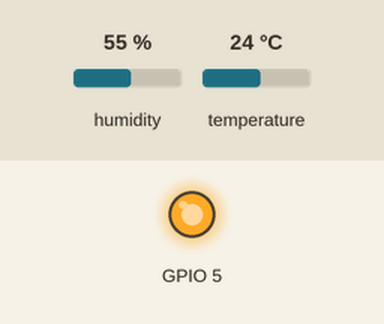
Recording of a sketch running on a simulated ESP8266 (NodeMCU). Parts: output pins drawn as LEDs (lit = HIGH). The test bench sets the inputs (shaded band); at power-on: humidity 55 %, temperature 24 °C. WiFi joins after 1.5 s; servers stay silent unless stated; what the sketch prints to the serial monitor is not drawn.

Above: at 1.75 s.
Timing chart, 0 to 6.8 s (numbered marks = the images above):
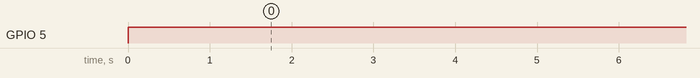

The sketch:

WIFIAMB.ino
```cpp
#include <ESP8266WiFi.h>
#include <DHT.h>
#include <SPI.h>
#include <WString.h>
#define DHTTYPE DHT22
#define DHTPIN  BUILTIN_LED
const char* ssid     = "RPI_ROUTER";
const char* password = "kimcoctcom123";
int kill = 30;
IPAddress server(192,168,8,200);
DHT dht(DHTPIN, DHTTYPE, 11); // 11 works fine for ESP8266
int status = WL_IDLE_STATUS;
 WiFiClient client;
 String readString = String(100);
float humidity, temp_f;  // Values read from sensor
bool t = true;
String webString="";     // String to display
// Generally, you should use "unsigned long" for variables that hold time
unsigned long previousMillis = 0;        // will store last temp was read
const long interval = 2000;              // interval at which to read senso

void setup(void)
{
    digitalWrite(5, HIGH);
  pinMode(5,OUTPUT);
  Serial.begin(9600);  // Serial connection from ESP-01 via 3.3v console cable
  while(!Serial){
    ;   //cause Leonardo
  }
  dht.begin();           // initialize temperature sensor

  // Connect to WiFi network
  WiFi.begin(ssid, password);
  Serial.print("\n\r \n\rWorking to connect");

  // Wait for connection
  while (WiFi.status() != WL_CONNECTED) {
    delay(500);
    Serial.print(".");
  }
  Serial.println("");
  Serial.println("DHT Weather Reading Server");
  Serial.print("Connected to ");
  Serial.println(ssid);
  Serial.print("IP address: ");
  Serial.println(WiFi.localIP());
  while(true){
      int sta = client.connect(server, 50007);
      if (sta != 0) {
        Serial.println("Is Connected");
        break;
      }
      else{
      Serial.println("not yet");
      }
      delay(1000);
     }


}
 void gettemperature() {
  unsigned long currentMillis = millis();

  if(currentMillis - previousMillis >= interval) {
    // save the last time you read the sensor
    previousMillis = currentMillis;
     humidity = dht.readHumidity();          // Read humidity (percent)
    temp_f = dht.readTemperature(false);     // Read temperature as Fahrenheit
    if (isnan(humidity) || isnan(temp_f)) {
      Serial.println("Failed to read from DHT sensor!");
      return;
    }
  }
}
void loop(void)
{
  if(kill <= 0){
    digitalWrite(5, LOW);
    delay(10);
    digitalWrite(5, HIGH);
  }
  gettemperature();
int sta = client.connect(server, 50007);
      if (sta != 0) {
        Serial.println("Is Connected");
  if(client.connected()){
          String tmp = "am1!" + String(temp_f);
          String hum = "am2!" + String(humidity);
          if(t == true){
            client.print(tmp);
            t = false;
          }
          else{
            client.print(hum);
            t = true;
          }
            String line = client.readStringUntil('\r');
              Serial.println(line);
            }
  }
  else{
      Serial.println("not yet");
      }
  kill = kill - 1;
  delay(1000);
}
```
